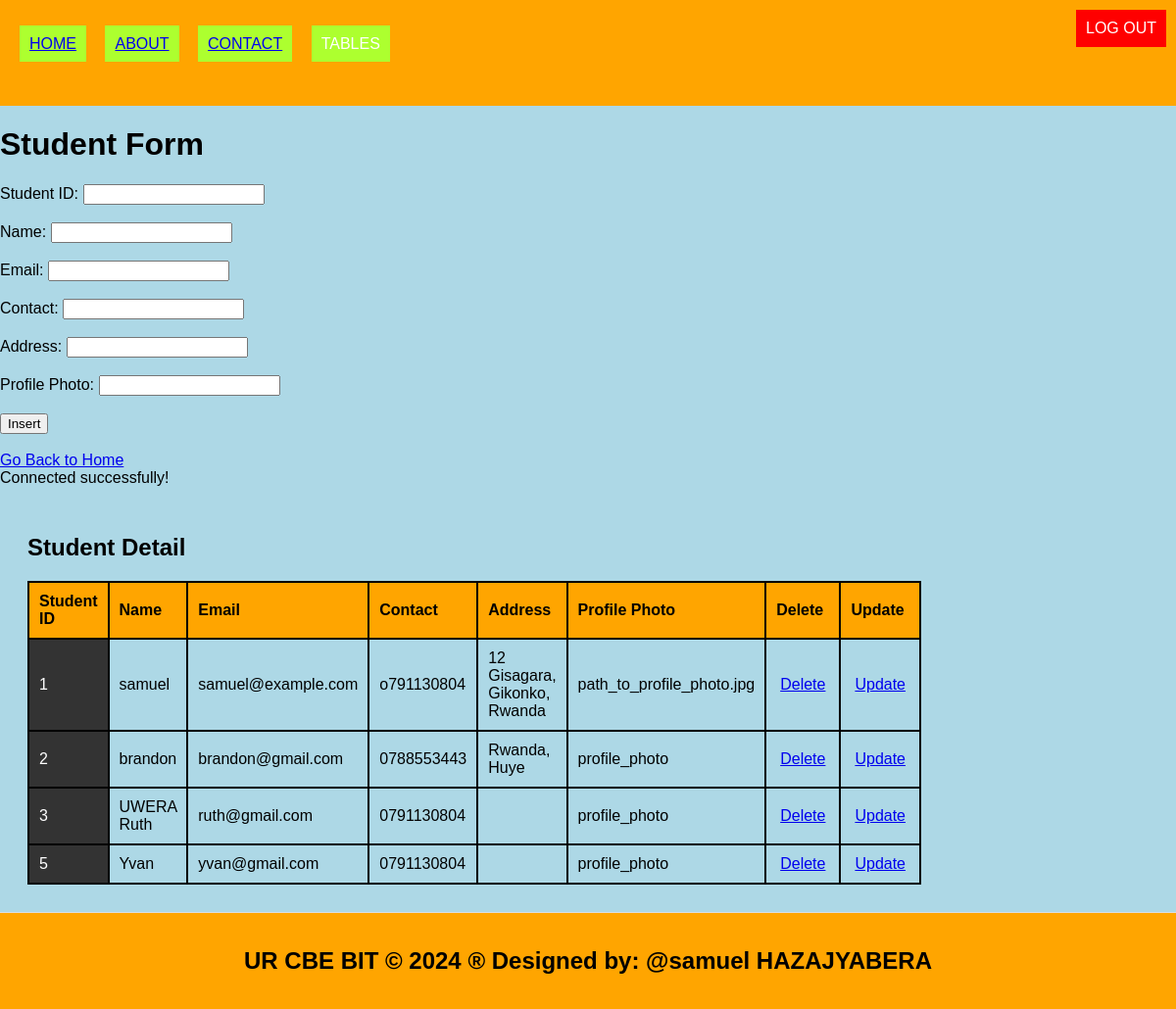
/student.php, run on the app's committed database.
### tables this page shows
CREATE TABLE `student` (
  `student_id` int(11) NOT NULL,
  `name` varchar(255) NOT NULL,
  `email` varchar(255) NOT NULL,
  `contact` varchar(15) NOT NULL,
  `address` text NOT NULL,
  `profile_photo` varchar(255) NOT NULL
);

### student.php (the view, shortened to what this page needs)
<!DOCTYPE html>
<html lang="en">
<head>
  <link rel="stylesheet" type="text/css" href="style.css">
</head>
<body style="background-color: lightblue;">
  <header>
    <button onclick="window.location.href='logout.php'" style="position: absolute; top: 10px; right: 10px;">Logout</button>
    <ul style="list-style-type: none; padding: 0;">
      <li style="display: inline; margin-right: 10px;">
        <ul style="list-style-type: none; padding: 0;">
          <li style="display: inline; margin-right: 8px; padding: 10px; color: white; background-color: greenyellow; text-decoration: none; margin-right: 15px;"><a href="./home.html">HOME</a></li>
          <li style="display: inline; margin-right: 10px; padding: 10px; color: white; background-color: greenyellow; text-decoration: none; margin-right: 15px;"><a href="./about.html">ABOUT</a></li>
          <li style="display: inline; margin-right: 10px; padding: 10px; color: white; background-color: greenyellow; text-decoration: none; margin-right: 15px;"><a href="./contact.html">CONTACT</a></li>
          <li class="dropdown" style="display: inline;">
            <a href="#" style="padding: 10px; color: white; background-color: greenyellow; text-decoration: none; margin-right: 15px;">TABLES</a>
          </li>
        </ul>
      </li>
    </ul>
    <a class="logout" href="logout.php" style="padding: 10px; color: white; background: red; text-decoration: none;">LOG OUT</a>
  </header>
  <h1>Student Form</h1>
  <form method="post" onsubmit="return confirmInsert();">
    <label for="student_id">Student ID:</label>
    <input type="number" id="student_id" name="student_id" required><br><br>
    <label for="name">Name:</label>
    <input type="text" id="name" name="name" required><br><br>
    <label for="email">Email:</label>
    <input type="text" id="email" name="email" required><br><br>
    <label for="contact">Contact:</label>
    <input type="text" id="contact" name="contact" required><br><br>
    <label for="adress">Address:</label>
    <input type="text" id="address" name="adress" required><br><br>
    <label for="profle_photo">Profile Photo:</label>
    <input type="text" id="profile_photo" name="profile_photo" required><br><br>
    <input type="submit" name="add" value="Insert"><br><br>
    <a href="./home.html">Go Back to Home</a>
  </form>
  <?php
  include('database_connection.php');
  ?>
  <section>
    <h2>Student Detail</h2>
    <table>
      <tr>
        <th>Student ID</th>
        <th>Name</th>
        <th>Email</th>
        <th>Contact</th>
        <th>Address</th>
        <th>Profile Photo</th>
        <th>Delete</th>
        <th>Update</th>
      </tr>
      <?php
      $sql = "SELECT * FROM student";
      $result = $connection->query($sql);
      if ($result->num_rows > 0) {
        while ($row = $result->fetch_assoc()) {
          echo "<tr>
            <td>{$row['student_id']}</td>
            <td>{$row['name']}</td>
            <td>{$row['email']}</td>
            <td>{$row['contact']}</td>
            <td>{$row['address']}</td>
            <td>{$row['profile_photo']}</td>
            <td><a style='padding:4px' href='delete_student.php?student_id={$row['student_id']}'>Delete</a></td>
            <td><a style='padding:4px' href='update_student.php?student_id={$row['student_id']}'>Update</a></td>
          </tr>";
        }
      } else {
        echo "<tr><td colspan='8'>No data found</td></tr>";
      }
      ?>
    </table>
  </section>
  <footer>
    <h2>UR CBE BIT &copy; 2024 &reg; Designed by: @samuel HAZAJYABERA</h2>
  </footer>
</body>
</html>

### style.css (style rules this page uses)
body { font-family: Arial, sans-serif; margin: 0; padding: 0; }
.dropdown { position: relative; display: none; margin-right: 15px; }
body { font-family: Arial,sans-serif; margin:0; padding:0; }
header { background-color:orange; padding: 20px; }
footer { text-align: center; padding: 15px; background-color:orange; }
.dropdown { position: right; display:right; direction:rtl; }
section { padding:28px; border-bottom: 1px solid #ddd; }

### student.php (style rules this page uses)
.logout { position: absolute; top: 10px; right: 10px; }
table { width: 75%; border-collapse: collapse; }
td:first-child { background-color: #333333; color: #ffffff; }
td { padding: 8px; border-bottom: 1px solid #dddddd; }
th, td { border: 2px solid black; padding: 10px; text-align: left; }
th { background-color: orange; }

### data on the page
student: student_id "1", name "samuel", email "samuel@example.com", contact "o791130804", address "12 Gisagara, Gikonko, Rwanda", profile_photo "path_to_profile_photo.jpg"
student: student_id "2", name "brandon", email "brandon@gmail.com", contact "0788553443", address "Rwanda, Huye", profile_photo "profile_photo"
student: student_id "3", name "UWERA Ruth", email "ruth@gmail.com", contact "0791130804", profile_photo "profile_photo"
student: student_id "5", name "Yvan", email "yvan@gmail.com", contact "0791130804", profile_photo "profile_photo"
